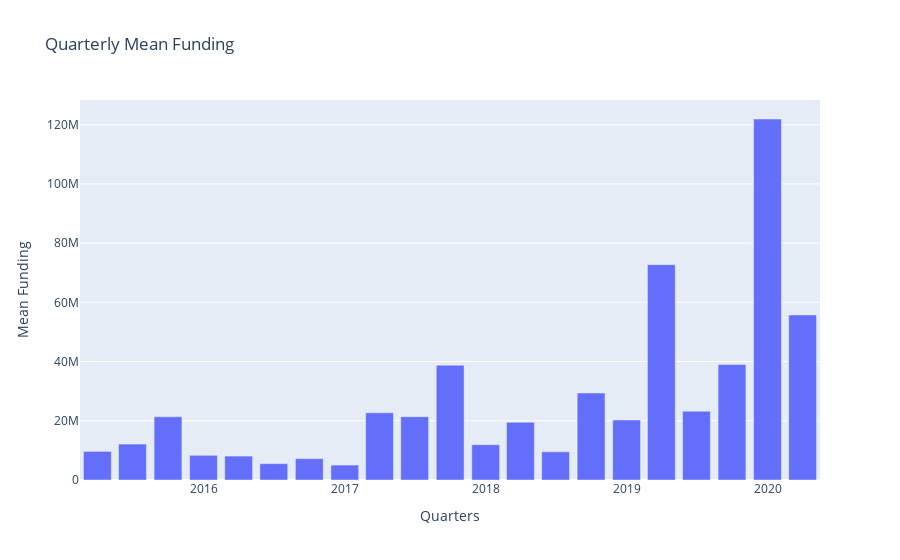

Notebook source saved alongside this figure:
### Code cell
QuarterMeanFunding = pd.DataFrame()
QuarterMeanFunding['Quarters'] = FinalData['Fund'].resample('Q').mean()

data1 = go.Bar(
    x=QuarterMeanFunding.index,
    y=QuarterMeanFunding['Quarters']
)

lay = go.Layout(title='Quarterly Mean Funding',
               xaxis=dict(title='Quarters'),
               yaxis=dict(title='Mean Funding'))

fig = dict(data=data1,layout=lay)
iplot(fig)

### Figure 1 — Plotly figure (JSON) as saved in the notebook; plotly's stock layout.template omitted (floating-point values rounded to 4 significant figures)
{"data": [{"type": "bar", "x": ["2015-03-31T00:00:00", "2015-06-30T00:00:00", "2015-09-30T00:00:00", "2015-12-31T00:00:00", "2016-03-31T00:00:00", "2016-06-30T00:00:00", "2016-09-30T00:00:00", "2016-12-31T00:00:00", "2017-03-31T00:00:00", "2017-06-30T00:00:00", "2017-09-30T00:00:00", "2017-12-31T00:00:00", "2018-03-31T00:00:00", "2018-06-30T00:00:00", "2018-09-30T00:00:00", "2018-12-31T00:00:00", "2019-03-31T00:00:00", "2019-06-30T00:00:00", "2019-09-30T00:00:00", "2019-12-31T00:00:00", "2020-03-31T00:00:00"], "y": [9661000.0, 12120000.0, 21340000.0, 8343000.0, 8078000.0, 5510000.0, 7207000.0, 5034000.0, 22680000.0, 21370000.0, 38790000.0, 11930000.0, 19480000.0, 9527000.0, 29380000.0, 20260000.0, 72720000.0, 23230000.0, 38980000.0, 121900000.0, 55740000.0]}], "layout": {"title": {"text": "Quarterly Mean Funding"}, "xaxis": {"title": {"text": "Quarters"}}, "yaxis": {"title": {"text": "Mean Funding"}}}}
